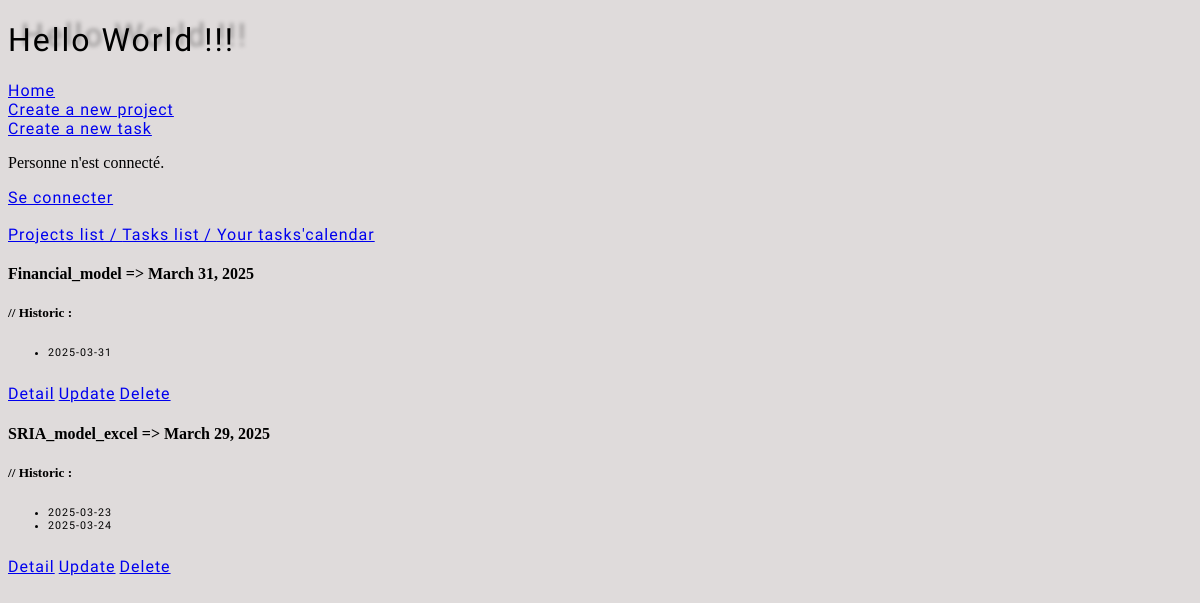
The page /todo/projects_list/ on the database as committed earlier.
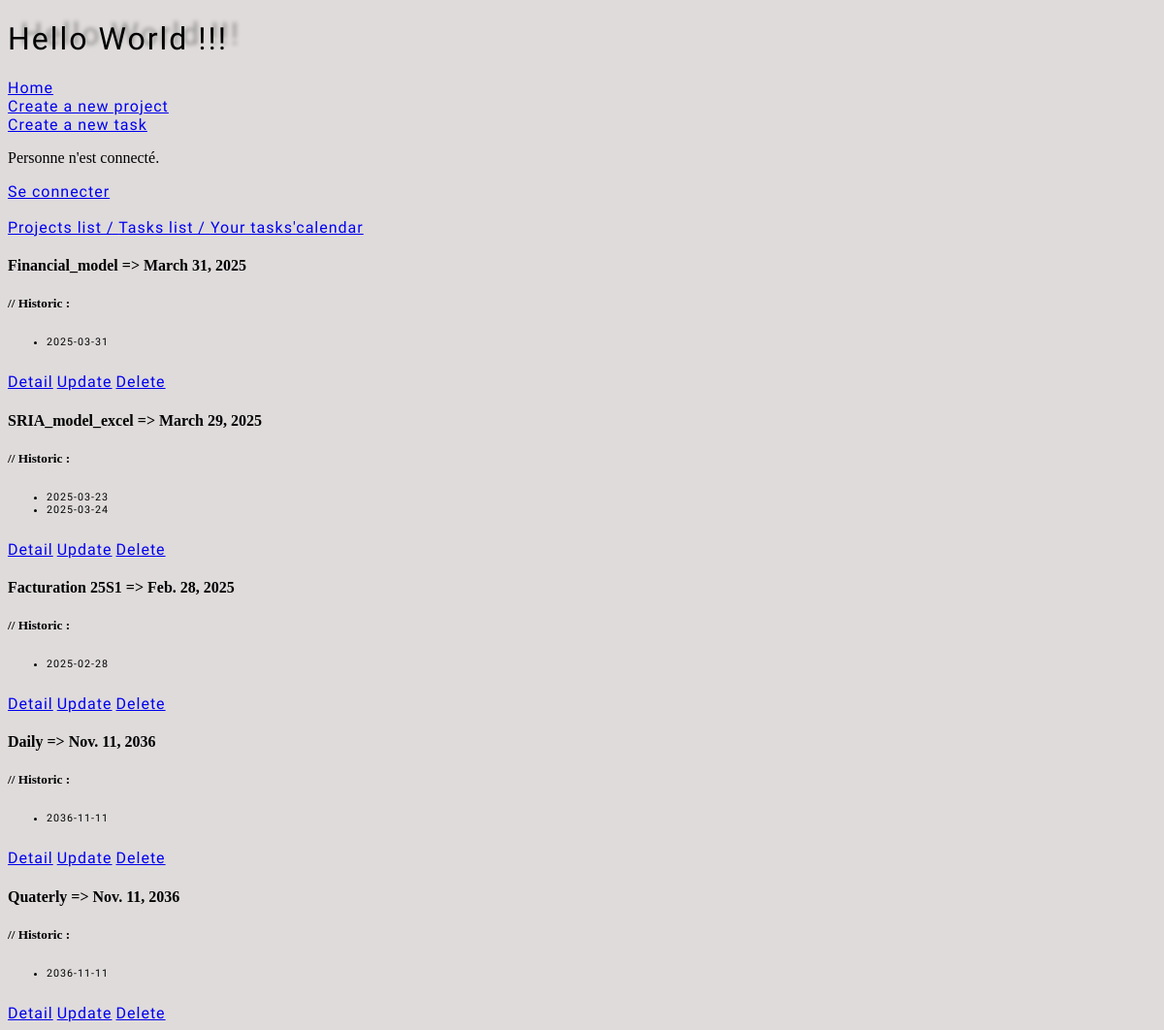
The same page on the database as committed later.
### todolist/models.py (models this page shows, shortened)
class Project(models.Model):
  name=models.CharField(max_length=100, unique=True)
  slug=models.SlugField(max_length=100, unique=True, blank=True)
  target_date_project = models.DateField(default=default_target_date)
  historic_target_date_project= models.JSONField(default=list, blank=True)

### todolist/views.py (the view)
# urls.py: path('projects_list/', ProjectListView.as_view(), name='projects_list'),
class ProjectListView(ListView):
  model= Project
  template_name= 'todolist/project_list.html'

### todolist/templates/todolist/project_list.html (shortened to what this page needs)
<!DOCTYPE html>
<html lang="en">
  {% extends 'base.html' %} {% load static %}
    {% block content %} {% for project in project_list %}
    <h4>{{ project.name }} => {{ project.target_date_project }}</h4>
    <h5>// Historic :</h5>
    <h6>
      <ul>
        {% for date in project.historic_target_date_project %}
        <li>{{ date }}</li>
        {% endfor %}
      </ul>
    </h6>
    <a href="{% url 'todolist:project_detail' project.pk %}">Detail</a>
    <a href="{% url 'todolist:project_update' project.slug %}">Update</a>
    <a href="{% url 'todolist:project_delete' project.slug %}">Delete</a>
    {% endfor %} {% endblock %}

Rows that differ between the two databases and show on the page:
added Project: name "Facturation 25S1", target_date_project "Feb. 28, 2025", historic_target_date_project "2025-02-28"
added Project: name "Daily", target_date_project "Nov. 11, 2036", historic_target_date_project "2036-11-11"
added Project: name "Quaterly", target_date_project "Nov. 11, 2036", historic_target_date_project "2036-11-11"
